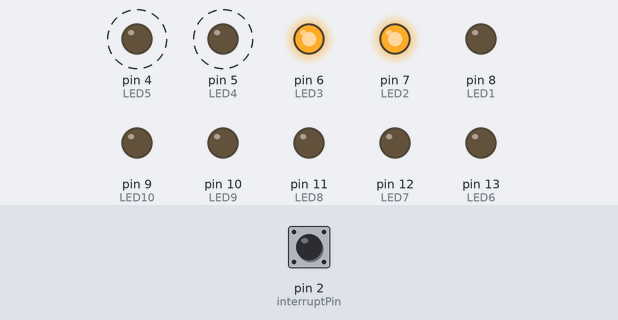
Simulated run of this sketch. Board: Arduino Uno, built with avr-gcc and run on an emulated ATmega328P. On the bench: output pins drawn as LEDs (lit = HIGH). Dashed ring = blinking. The test bench sets the inputs (shaded band); at power-on: pin 2 (interruptPin) LOW.

Above: at 1.25 s.
1.3 s: pin 2 (interruptPin) pulled HIGH for 0.15 s
At 2.85 s:
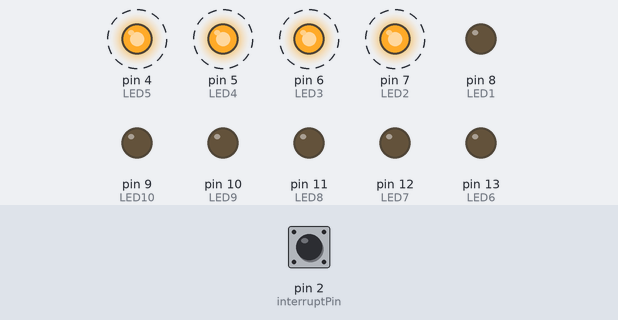
4.3 s: pin 2 (interruptPin) pulled HIGH for 1 s
At 7.45 s:
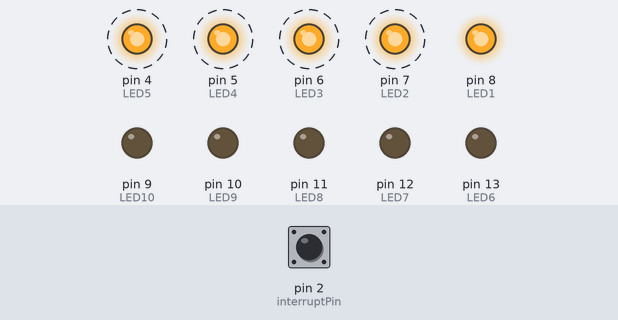
8.3 s: pin 2 (interruptPin) pulled HIGH for 3.2 s
At 13.05 s:
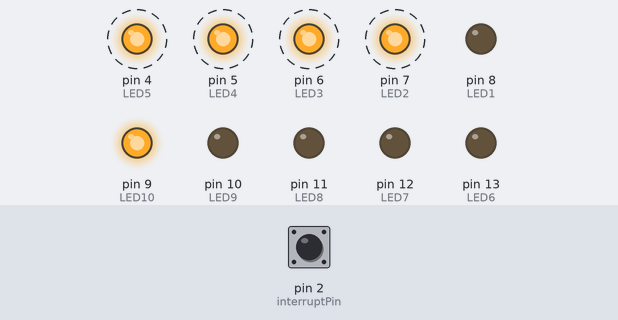
Timing chart, 0 to 30.7 s (numbered marks = the images above; inputs shaded):
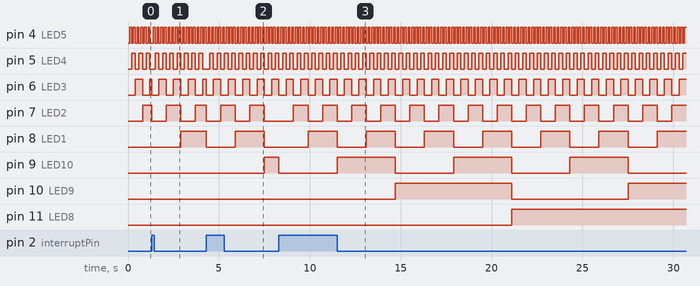

Measured:
- after the input at 1.3 s, pin 9 (LED10): stays LOW (without the input it goes to HIGH after 1.9 s)
- after the input at 4.3 s, pin 10 (LED9): stays LOW (without the input it goes to HIGH after 3.4 s)
- after the input at 8.3 s, pin 12 (LED7): stays LOW (without the input it goes to HIGH after 21.6 s)
- by itself, pin 4 (LED5): alternates HIGH for 0.10 s and LOW for 0.10 s
- by itself, pin 5 (LED4): alternates HIGH for 0.20 s and LOW for 0.20 s
- by itself, pin 6 (LED3): alternates HIGH for 0.40 s and LOW for 0.40 s
- by itself, pin 7 (LED2): alternates HIGH for 0.80 s and LOW for 0.80 s
- by itself, pin 8 (LED1): alternates HIGH for 1.6 s and LOW for 1.6 s

The sketch:

spinnerDivert03.ino
```cpp
double delayTime = 2.2; //these value may change acc. to the length of the word in the POV display
double charBreak = 5.5; //these value may change acc. to the length of the word in the POV display
int LED1 = 8;
int LED2 = 7;
int LED3 = 6;
int LED4 = 5;
int LED5 = 4;

int LED6 = 13;
int LED7 = 12;
int LED8 = 11;
int LED9 = 10;
int LED10 = 9;


const byte interruptPin = 2;

void setup(){

pinMode(LED1, OUTPUT);
pinMode(LED2, OUTPUT);
pinMode(LED3, OUTPUT);
pinMode(LED4, OUTPUT);
pinMode(LED5, OUTPUT);
pinMode(LED6, OUTPUT);
pinMode(LED7, OUTPUT);
pinMode(LED8, OUTPUT);
pinMode(LED9, OUTPUT);
pinMode(LED10, OUTPUT);

pinMode(2,INPUT);
attachInterrupt(digitalPinToInterrupt(interruptPin), irSpotted, RISING);
}

volatile int characterI=0;
int ichar=0;
void irSpotted(){
  characterI = 0;

}

void displayLine(int line){
int myline;
myline = line;

if (myline>=512) {digitalWrite(LED6, HIGH); myline-=512;} else {digitalWrite(LED6, LOW);}
if (myline>=256)  {digitalWrite(LED7, HIGH); myline-=256;}  else {digitalWrite(LED7, LOW);}
if (myline>=128)  {digitalWrite(LED8, HIGH); myline-=128;}  else {digitalWrite(LED8, LOW);}
if (myline>=64)  {digitalWrite(LED9, HIGH); myline-=64;}  else {digitalWrite(LED9, LOW);}
if (myline>=32)  {digitalWrite(LED10, HIGH); myline-=32;}  else {digitalWrite(LED10, LOW);}


if (myline>=16) {digitalWrite(LED1, HIGH); myline-=16;} else {digitalWrite(LED1, LOW);}
if (myline>=8)  {digitalWrite(LED2, HIGH); myline-=8;}  else {digitalWrite(LED2, LOW);}
if (myline>=4)  {digitalWrite(LED3, HIGH); myline-=4;}  else {digitalWrite(LED3, LOW);}
if (myline>=2)  {digitalWrite(LED4, HIGH); myline-=2;}  else {digitalWrite(LED4, LOW);}
if (myline>=1)  {digitalWrite(LED5, HIGH); myline-=1;}  else {digitalWrite(LED5, LOW);}
}


void chase_loop()
{

      displayLine(characterI);

      characterI = characterI * 2;
      if (characterI <1)
        characterI = 1;
      if (characterI >512)
        characterI = 0;

      delay(100); // gap between font lines
}


// binaryCount_
void loop()
{

      displayLine(characterI);

      characterI = characterI + 1;
      if (characterI >512)
        characterI = 0;

      delay(100); // gap between font lines


}
```
